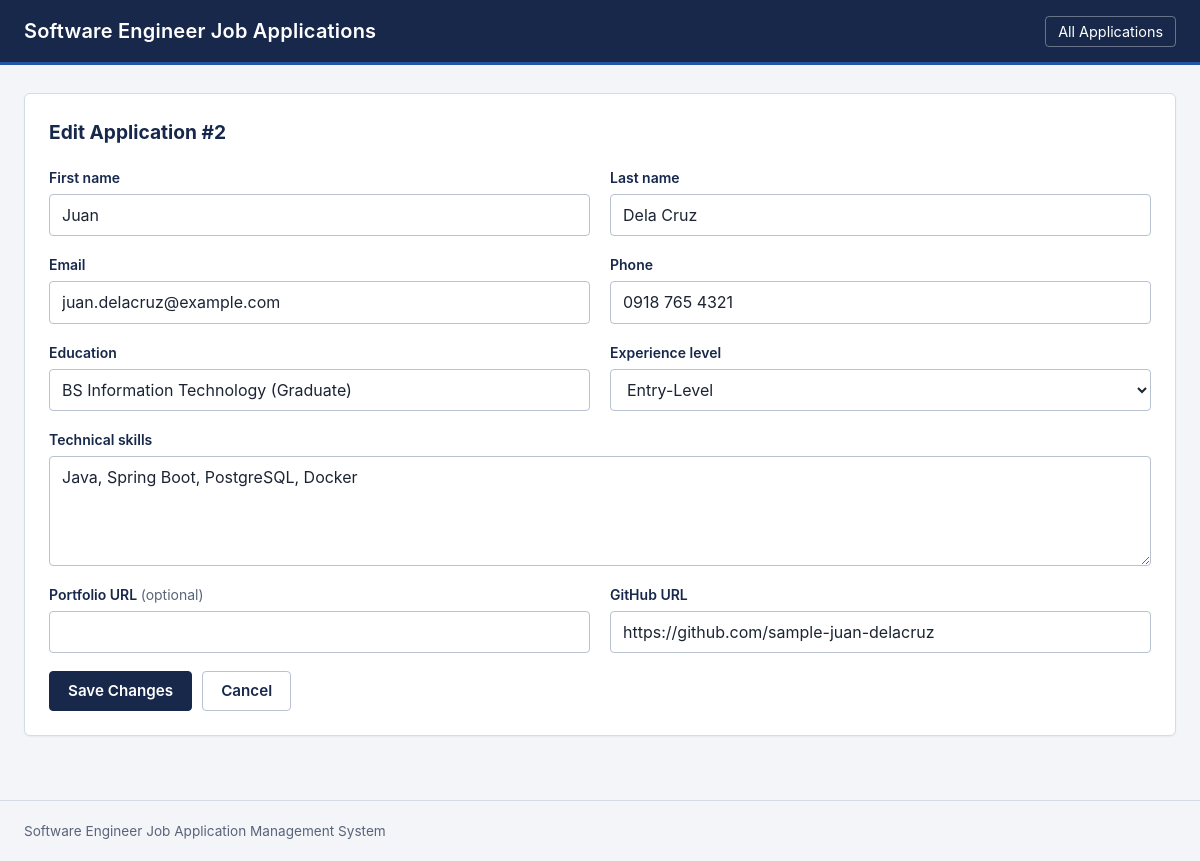
Page /editapplicant.php?id=2 on the committed database.
### tables this page shows
CREATE TABLE IF NOT EXISTS swe_applicants (
    id               INT          NOT NULL AUTO_INCREMENT,
    first_name       VARCHAR(100) NOT NULL,
    last_name        VARCHAR(100) NOT NULL,
    email            VARCHAR(150) NOT NULL,
    phone            VARCHAR(30)  NOT NULL,
    education        VARCHAR(150) NOT NULL,
    technical_skills TEXT         NOT NULL,
    experience_level VARCHAR(50)  NOT NULL,
    portfolio_url    VARCHAR(255) NULL DEFAULT NULL,
    github_url       VARCHAR(255) NOT NULL,
    date_added       DATETIME     NOT NULL DEFAULT CURRENT_TIMESTAMP,
    PRIMARY KEY (id),
    UNIQUE KEY uq_swe_applicants_email (email)
);

### core/models.php (called while the page is built, shortened)
<?php
function getExperienceLevels(): array
{
    return ['Internship', 'Entry-Level', 'Experienced'];
}
function e($value): string
{
    return htmlspecialchars((string) $value, ENT_QUOTES, 'UTF-8');
}
function oldValue(array $values, string $key): string
{
    return e($values[$key] ?? '');
}
function parseId($value): int
{
    $id = filter_var($value, FILTER_VALIDATE_INT, ['options' => ['min_range' => 1]]);
    return $id === false ? 0 : $id;
}
function getApplicantById(PDO $pdo, int $id)
{
    $stmt = $pdo->prepare('SELECT * FROM swe_applicants WHERE id = :id');
    $stmt->execute([':id' => $id]);
    return $stmt->fetch();
}

### editapplicant.php (the view, shortened to what this page needs)
<?php
require_once __DIR__ . '/core/dbConfig.php';
require_once __DIR__ . '/core/models.php';
$old    = pullOld();
$id        = parseId($_GET['id'] ?? '');
$applicant = false;
$problem   = '';
if ($id === 0) {
    $problem = 'Invalid application ID.';
} else {
    try {
        $applicant = getApplicantById($pdo, $id);
    } catch (PDOException $e) {
        error_log('Could not load application: ' . $e->getMessage());
        $problem = 'The application could not be loaded because of a database error.';
    }
}
$form = $applicant ? (empty($old) ? $applicant : $old) : [];
?>
<!DOCTYPE html>
<html lang="en">
<head>
    <link rel="stylesheet" href="styles/styles.css">
</head>
<body>
    <header class="site-header">
        <div class="container">
            <h1 class="brand">Software Engineer Job Applications</h1>
            <nav><a href="index.php">All Applications</a></nav>
        </div>
    </header>
    <main class="container">
        <?php if ($problem !== ''): ?>
            <section class="card">
                <div class="alert alert-error" role="alert"><?= e($problem) ?></div>
                <a href="index.php" class="btn btn-secondary">Back to all applications</a>
            </section>
        <?php else: ?>
            <section class="card">
                <h2>Edit Application #<?= (int) $applicant['id'] ?></h2>
                <form action="core/handleForms.php" method="POST" class="form-grid">
                    <div class="field">
                        <label for="first_name">First name</label>
                        <input type="text" id="first_name" name="first_name" maxlength="100" required
                               value="<?= oldValue($form, 'first_name') ?>">
                    </div>
                    <div class="field">
                        <label for="last_name">Last name</label>
                        <input type="text" id="last_name" name="last_name" maxlength="100" required
                               value="<?= oldValue($form, 'last_name') ?>">
                    </div>
                    <div class="field">
                        <label for="email">Email</label>
                        <input type="email" id="email" name="email" maxlength="150" required
                               value="<?= oldValue($form, 'email') ?>">
                    </div>
                    <div class="field">
                        <label for="phone">Phone</label>
                        <input type="tel" id="phone" name="phone" maxlength="30" required
                               value="<?= oldValue($form, 'phone') ?>">
                    </div>
                    <div class="field">
                        <label for="education">Education</label>
                        <input type="text" id="education" name="education" maxlength="150" required
                               value="<?= oldValue($form, 'education') ?>">
                    </div>
                    <div class="field">
                        <label for="experience_level">Experience level</label>
                        <select id="experience_level" name="experience_level" required>
                            <?php foreach (getExperienceLevels() as $level): ?>
                                <option value="<?= e($level) ?>"<?= (($form['experience_level'] ?? '') === $level) ? ' selected' : '' ?>><?= e($level) ?></option>
                            <?php endforeach; ?>
                        </select>
                    </div>
                    <div class="field field-full">
                        <label for="technical_skills">Technical skills</label>
                        <textarea id="technical_skills" name="technical_skills" rows="4" maxlength="1000" required><?= oldValue($form, 'technical_skills') ?></textarea>
                    </div>
                    <div class="field">
                        <label for="portfolio_url">Portfolio URL <span class="optional">(optional)</span></label>
                        <input type="url" id="portfolio_url" name="portfolio_url" maxlength="255"
                               value="<?= oldValue($form, 'portfolio_url') ?>">
                    </div>
                    <div class="field">
                        <label for="github_url">GitHub URL</label>
                        <input type="url" id="github_url" name="github_url" maxlength="255" required
                               value="<?= oldValue($form, 'github_url') ?>">
                    </div>
                    <div class="form-actions field-full">
                        <button type="submit" name="updateApplicantBtn" class="btn btn-primary">Save Changes</button>
                        <a href="index.php" class="btn btn-secondary">Cancel</a>
                    </div>
                </form>
            </section>
        <?php endif; ?>
    </main>
    <footer class="site-footer">
        <div class="container">Software Engineer Job Application Management System</div>
    </footer>
</body>
</html>

### styles/styles.css (style rules this page uses)
:root { --navy: #17284b; --navy-dark: #0f1c36; --blue: #2456a6; --navy-tint: #e8edf6; --page-bg: #f3f5f9; --card-bg: #ffffff; --border: #d6dce6; --border-strong: #b9c2d1; --table-head-bg: #edf0f6; --row-hover: #f7f9fc; --text: #1c2433; --text-muted: #596478; --success-bg: #e8f5ee; --success-line: #2e7d4f; --success-text: #1b5e38; --error-bg: #fdeceb; --error-line: #c0392b; --error-text: #8e2418; --danger: #b3261e; --danger-dark: #8e1d17; --radius: 4px; }
*, *::before, *::after { box-sizing: border-box; }
body { margin: 0; background: var(--page-bg); color: var(--text); font-family: -apple-system, BlinkMacSystemFont, "Segoe UI", Roboto, "Helvetica Neue", Arial, sans-serif; font-size: 16px; line-height: 1.5; display: flex; flex-direction: column; min-height: 100vh; }
a { color: var(--blue); }
.container { width: 100%; max-width: 1280px; margin: 0 auto; padding: 0 24px; }
.site-header { background: var(--navy); color: #ffffff; border-bottom: 3px solid var(--blue); }
.site-header .container { display: flex; align-items: center; justify-content: space-between; gap: 16px; padding-top: 16px; padding-bottom: 16px; }
.brand { margin: 0; font-size: 1.25rem; font-weight: 600; letter-spacing: 0.01em; }
.site-header nav a { color: #ffffff; text-decoration: none; padding: 6px 12px; border: 1px solid rgba(255, 255, 255, 0.35); border-radius: var(--radius); font-size: 0.9rem; white-space: nowrap; }
main.container { flex: 1 0 auto; padding-top: 28px; padding-bottom: 40px; }
.site-footer { border-top: 1px solid var(--border); color: var(--text-muted); font-size: 0.85rem; padding: 20px 0; }
.card { background: var(--card-bg); border: 1px solid var(--border); border-radius: 6px; padding: 24px; margin-bottom: 24px; box-shadow: 0 1px 2px rgba(23, 40, 75, 0.06); }
.card h2 { margin: 0 0 20px; font-size: 1.2rem; color: var(--navy); }
.form-grid { display: grid; grid-template-columns: repeat(2, minmax(0, 1fr)); gap: 18px 20px; }
.field { display: flex; flex-direction: column; gap: 6px; }
.field-full { grid-column: 1 / -1; }
label { font-size: 0.875rem; font-weight: 600; color: var(--navy); }
.optional { font-weight: 400; color: var(--text-muted); }
input[type="text"], input[type="email"], input[type="tel"], input[type="url"], select, textarea { width: 100%; padding: 9px 12px; background: #ffffff; color: var(--text); border: 1px solid var(--border-strong); border-radius: var(--radius); font: inherit; line-height: 1.4; }
textarea { resize: vertical; min-height: 96px; }
input::placeholder, textarea::placeholder { color: #8791a3; }
.form-actions { display: flex; flex-wrap: wrap; gap: 10px; align-items: center; }
.btn { display: inline-block; padding: 9px 18px; border: 1px solid transparent; border-radius: var(--radius); background: transparent; font: inherit; font-size: 0.95rem; font-weight: 600; line-height: 1.3; text-align: center; text-decoration: none; cursor: pointer; transition: background-color 0.15s, color 0.15s, border-color 0.15s; }
.btn-primary { background: var(--navy); border-color: var(--navy); color: #ffffff; }
.btn-secondary { background: #ffffff; border-color: var(--border-strong); color: var(--navy); }

### rows in the picture
swe_applicants: id "2", first_name "Juan", last_name "Dela Cruz", email "juan.delacruz@example.com", phone "0918 765 4321", education "BS Information Technology (Graduate)", technical_skills "Java, Spring Boot, PostgreSQL, Docker", github_url "https://github.com/sample-juan-delacruz"

### other values in the picture
form field experience_level "Entry-Level"
